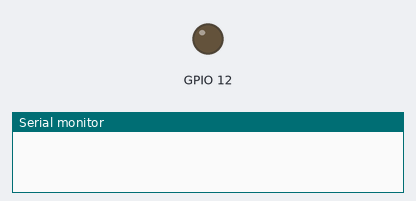
A sketch run on a simulated ESP32. Shown: output pins drawn as LEDs (lit = HIGH), the last lines printed to the serial monitor. WiFi joins after 1.5 s; servers stay silent unless stated; uploads are accepted with an empty reply; the camera gives no picture. At 8.2 s the program puts the board to deep sleep or switches it off; the recording ends there.

Above: at 0.0 s.
At 5.3 s:
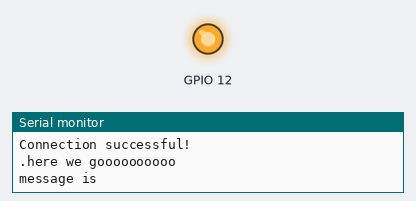
Timing chart, 0 to 8.2 s (numbered marks = the images above):
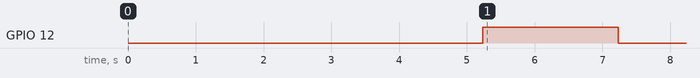

The sketch:

sketch_dec2a.ino
```cpp
#include <Arduino.h>
#include <WiFi.h>
#include "soc/soc.h"
#include "soc/rtc_cntl_reg.h"
#include "esp_camera.h"
#include "driver/rtc_io.h"

const char* ssid = "Sherv";
const char* password = "12345678";

String serverName = "192.168.69.10";   // REPLACE WITH YOUR Raspberry Pi IP ADDRESS
//String serverName = "example.com";   // OR REPLACE WITH YOUR DOMAIN NAME

String serverPath = "/Upload";     // The default serverPath should be upload.php
const int serverPort = 5025;

WiFiClient client;

// CAMERA_MODEL_AI_THINKER
#define PWDN_GPIO_NUM     32
#define RESET_GPIO_NUM    -1
#define XCLK_GPIO_NUM      0
#define SIOD_GPIO_NUM     26
#define SIOC_GPIO_NUM     27

#define Y9_GPIO_NUM       35
#define Y8_GPIO_NUM       34
#define Y7_GPIO_NUM       39
#define Y6_GPIO_NUM       36
#define Y5_GPIO_NUM       21
#define Y4_GPIO_NUM       19
#define Y3_GPIO_NUM       18
#define Y2_GPIO_NUM        5
#define VSYNC_GPIO_NUM    25
#define HREF_GPIO_NUM     23
#define PCLK_GPIO_NUM     22

void setup() {
  WRITE_PERI_REG(RTC_CNTL_BROWN_OUT_REG, 0);
  Serial.begin(115200);
  WiFi.mode(WIFI_STA);
 delay(3000);

 //wifi connection
 if(WiFi.status() != WL_CONNECTED)
 {
  Serial.println();
  Serial.print("Connecting to ");
  Serial.println(ssid);
  WiFi.begin(ssid, password);
  while(WiFi.status() != WL_CONNECTED) {
    Serial.print(".");
    delay(500);
  }
  Serial.println();
  Serial.print("ESP32-CAM IP Address: ");
  Serial.println(WiFi.localIP());
 }

  //setting server ip
  serverName = WiFi.localIP().toString().c_str();
  while(serverName[serverName.length()-1] != '.')
  {
    serverName.remove(serverName.length() - 1);
  }
  serverName = serverName + "10";

  camera_config_t config;
  config.ledc_channel = LEDC_CHANNEL_0;
  config.ledc_timer = LEDC_TIMER_0;
  config.pin_d0 = Y2_GPIO_NUM;
  config.pin_d1 = Y3_GPIO_NUM;
  config.pin_d2 = Y4_GPIO_NUM;
  config.pin_d3 = Y5_GPIO_NUM;
  config.pin_d4 = Y6_GPIO_NUM;
  config.pin_d5 = Y7_GPIO_NUM;
  config.pin_d6 = Y8_GPIO_NUM;
  config.pin_d7 = Y9_GPIO_NUM;
  config.pin_xclk = XCLK_GPIO_NUM;
  config.pin_pclk = PCLK_GPIO_NUM;
  config.pin_vsync = VSYNC_GPIO_NUM;
  config.pin_href = HREF_GPIO_NUM;
  config.pin_sscb_sda = SIOD_GPIO_NUM;
  config.pin_sscb_scl = SIOC_GPIO_NUM;
  config.pin_pwdn = PWDN_GPIO_NUM;
  config.pin_reset = RESET_GPIO_NUM;
  config.xclk_freq_hz = 20000000;
  config.pixel_format = PIXFORMAT_JPEG;

  pinMode(4, INPUT);
  digitalWrite(4, LOW);
  rtc_gpio_hold_dis(GPIO_NUM_4);

 // init with high specs to pre-allocate larger buffers
  if(psramFound()){
    config.frame_size = FRAMESIZE_SVGA;
    config.jpeg_quality = 10;  //0-63 lower number means higher quality
    config.fb_count = 2;
  } else {
    config.frame_size = FRAMESIZE_CIF;
    config.jpeg_quality = 12;  //0-63 lower number means higher quality
    config.fb_count = 1;
  }

  // camera init
  esp_err_t err = esp_camera_init(&config);
  if (err != ESP_OK) {
    Serial.printf("Camera init failed with error 0x%x", err);
    delay(1000);
    ESP.restart();
  }

  //allowed
  String msg = sendPhoto();
  Serial.println("message is " + msg);
  if(msg.indexOf("ok") > 0)
  {
   pinMode(GPIO_NUM_15, OUTPUT);
   digitalWrite (GPIO_NUM_15, HIGH);
   delay(2000);
   digitalWrite (GPIO_NUM_15, LOW);
  }
  else
  {
   pinMode(GPIO_NUM_12, OUTPUT);
   digitalWrite (GPIO_NUM_12, HIGH);
   delay(2000);
   digitalWrite (GPIO_NUM_12, LOW);
  }

  WiFi.disconnect();
  esp_sleep_enable_ext0_wakeup(GPIO_NUM_13, HIGH);
  Serial.println("Going to sleep now");
  delay(1000);
  esp_deep_sleep_start();
  //never will reach here
}

void loop() {

}

String sendPhoto() {
  String getAll;
  String getBody;

  camera_fb_t * fb = NULL;
  fb = esp_camera_fb_get();
  if(!fb) {
    Serial.println("Camera capture failed");
    delay(1000);
    ESP.restart();
  }

  Serial.println("Connecting to server: " + serverName);

  if (client.connect(serverName.c_str(), serverPort)) {
    Serial.println("Connection successful!");
    String head = "--RandomNerdTutorials\r\nContent-Disposition: form-data; name=\"imageFile\"; filename=\"esp32-cam.jpg\"\r\nContent-Type: image/jpeg\r\n\r\n";
    String tail = "\r\n--RandomNerdTutorials--\r\n";

    uint32_t imageLen = fb->len;
    uint32_t extraLen = head.length() + tail.length();
    uint32_t totalLen = imageLen + extraLen;

    client.println("POST " + serverPath + " HTTP/1.1");
    client.println("Host: " + serverName);
    client.println("Content-Length: " + String(totalLen));
    client.println("Content-Type: multipart/form-data; boundary=RandomNerdTutorials");
    client.println();
    client.print(head);

    uint8_t *fbBuf = fb->buf;
    size_t fbLen = fb->len;
    for (size_t n=0; n<fbLen; n=n+1024) {
      if (n+1024 < fbLen) {
        client.write(fbBuf, 1024);
        fbBuf += 1024;
      }
      else if (fbLen%1024>0) {
        size_t remainder = fbLen%1024;
        client.write(fbBuf, remainder);
      }
    }
    client.print(tail);

    esp_camera_fb_return(fb);

    int timoutTimer = 100000;
    long startTimer = millis();
    boolean state = false;

    while ((startTimer + timoutTimer) > millis()) {
      Serial.print(".");
      delay(100);
      while (client.available()) {
        char c = client.read();
        if (c == '\n') {
          if (getAll.length()==0) { state=true; }
          getAll = "";
        }
        else if (c != '\r') { getAll += String(c); }
        if (state==true) { getBody += String(c); }
        startTimer = millis();
      }
      if (getBody.length()>0) { break; }
    }
    client.stop();

    Serial.println("here we goooooooooo");
    Serial.println(getBody);
    Serial.println(getAll);
  }
  else {
    getBody = "Connection to " + serverName +  " failed.";
    Serial.println(getBody);
  }

  return getBody;
}
```

Measured:
- by itself, GPIO 12: LOW → HIGH at 5.2 s, → LOW 2.0 s later
